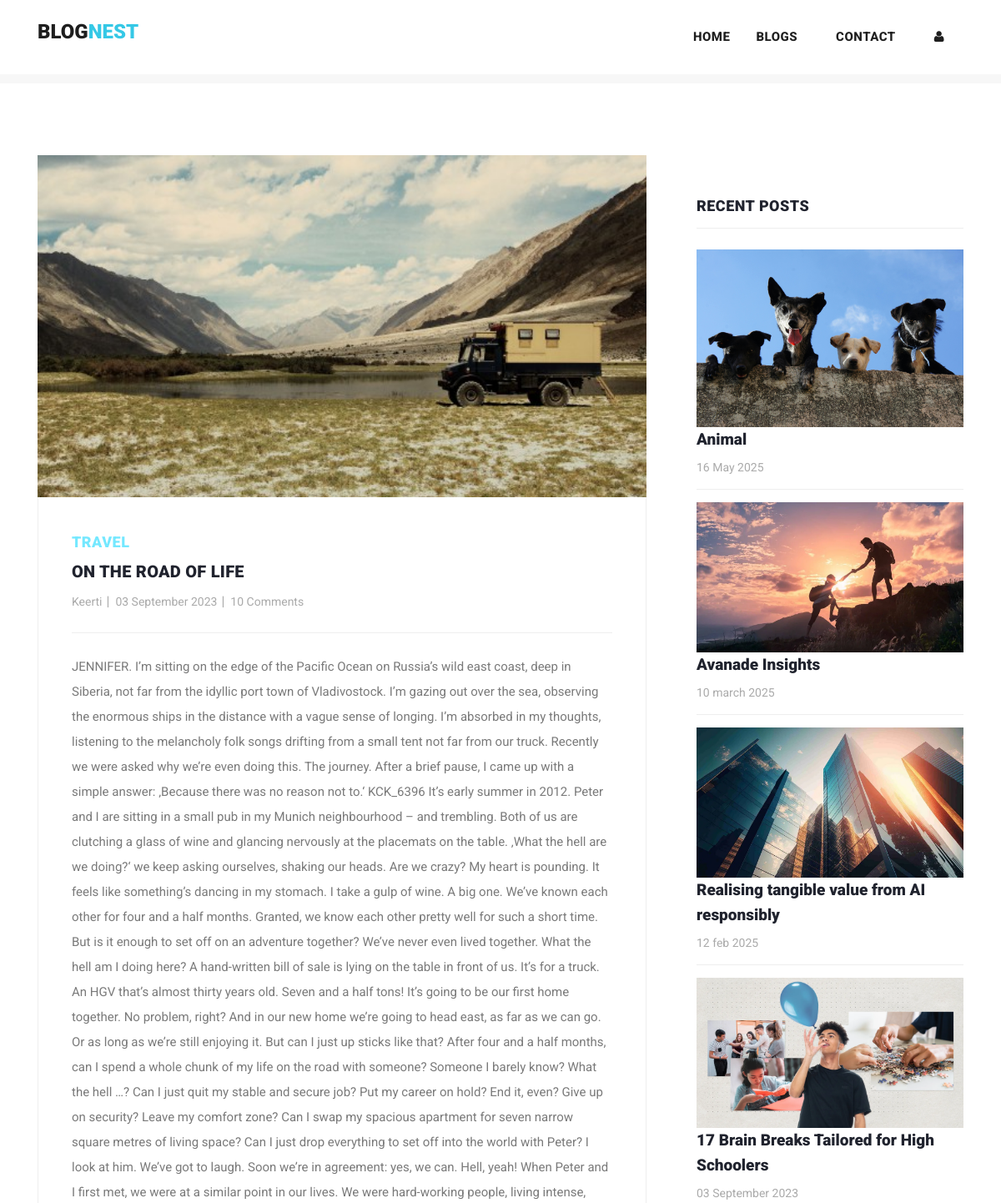
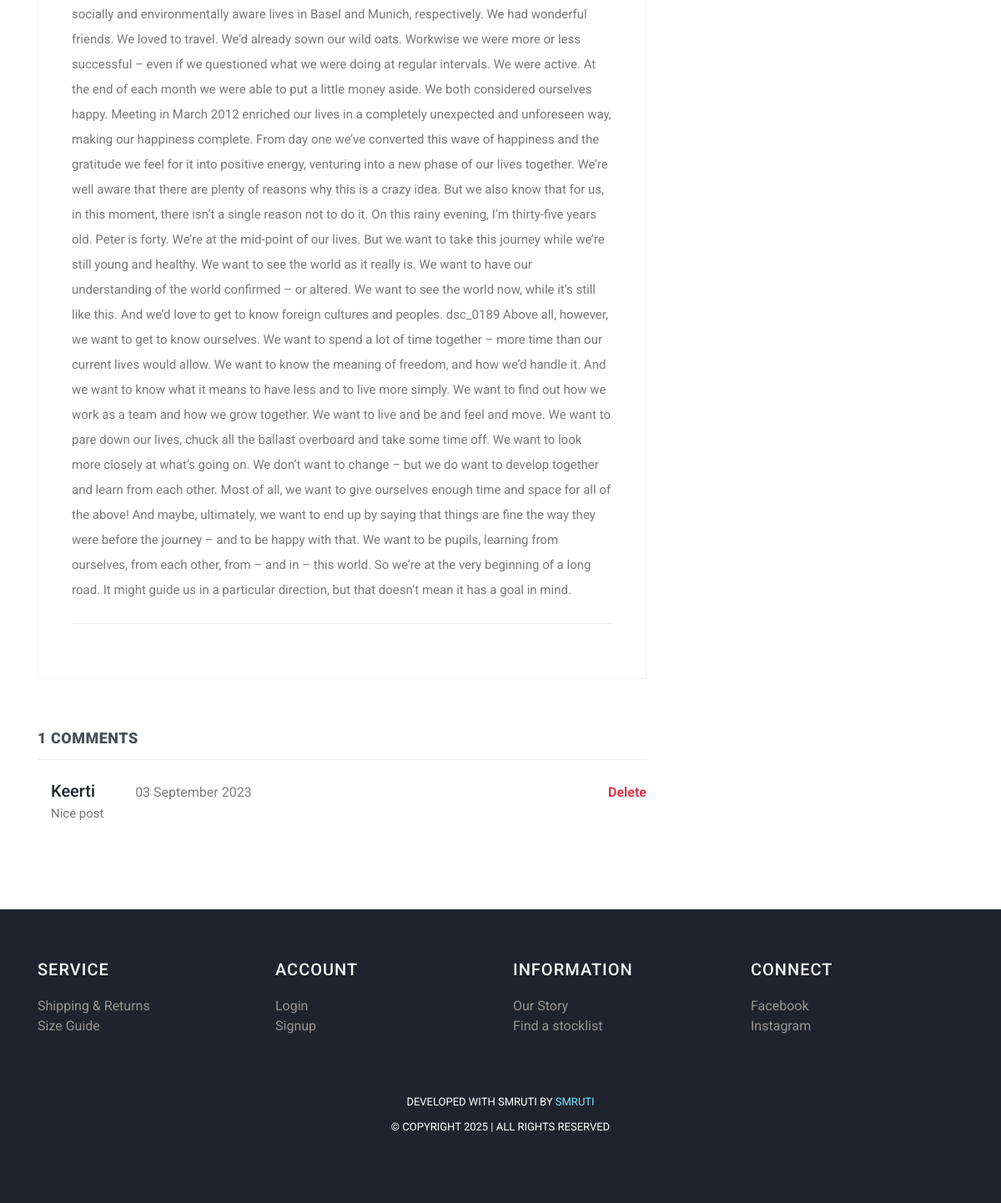
/post/18, run on an earlier commit of the app's database (2 pictures, top to bottom).
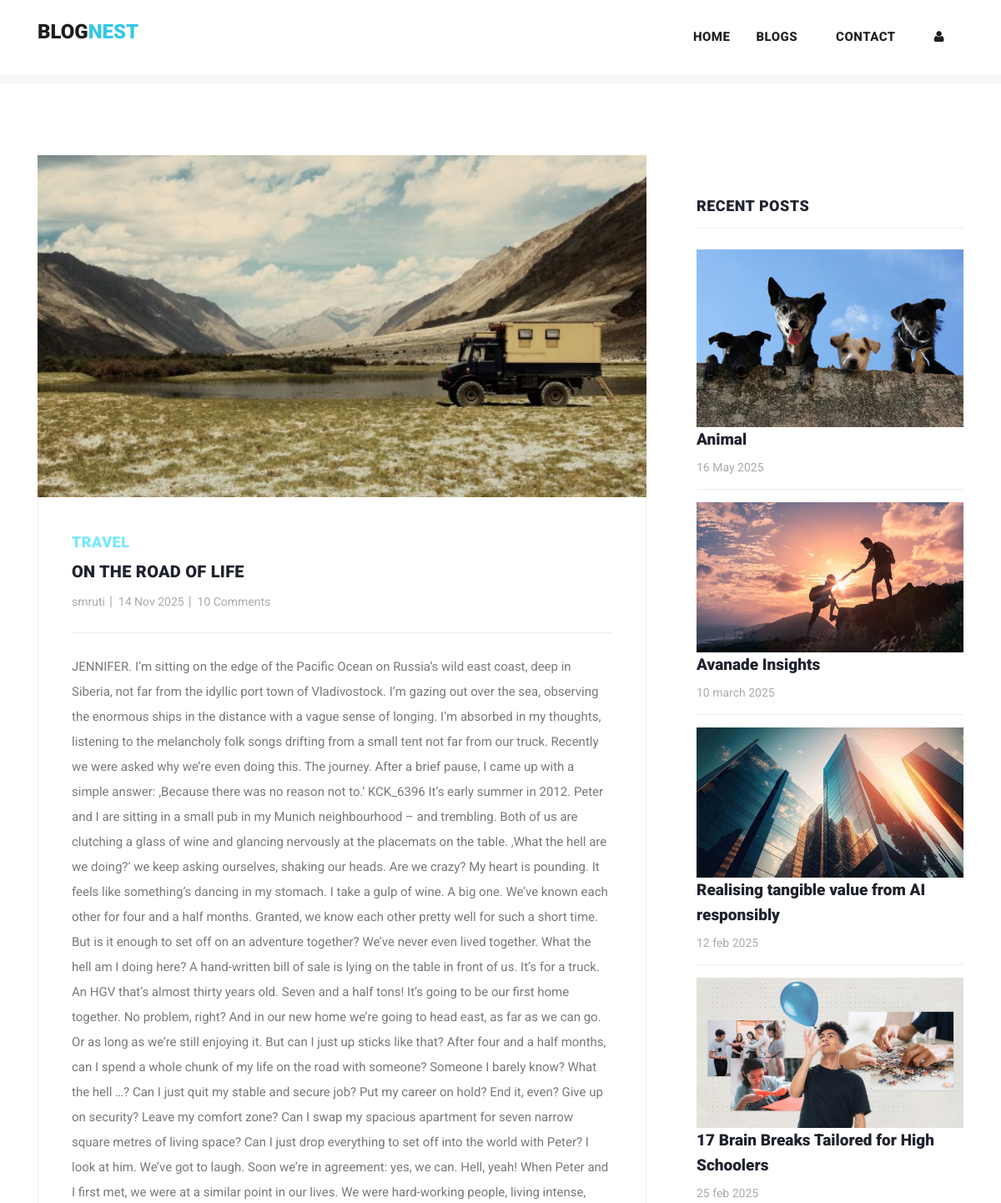
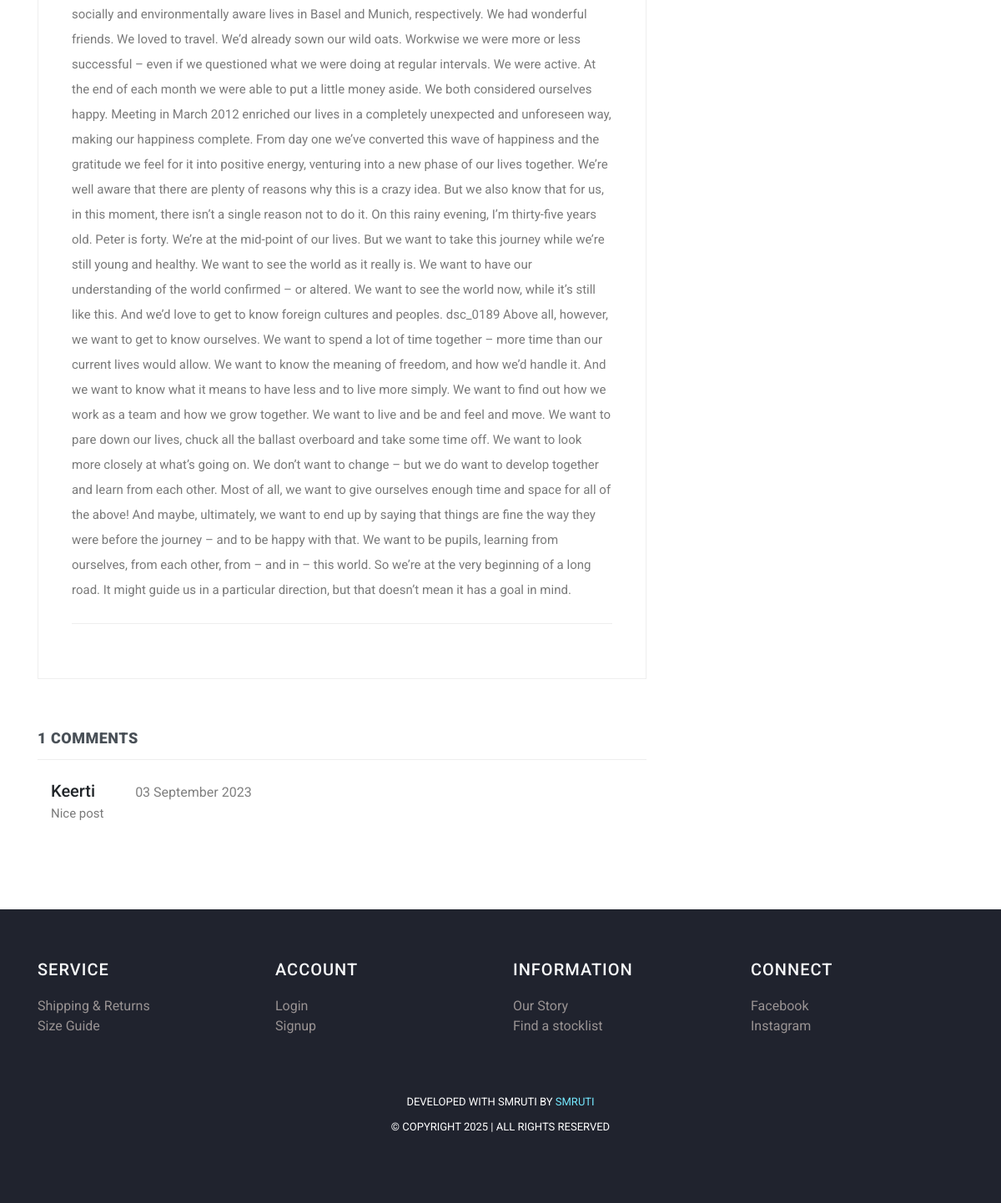
And on a later commit of the database (2 pictures, top to bottom).
### myapp/models.py (models this page shows, shortened)
class Post(models.Model):
    postname = models.CharField(max_length=600)
    category = models.CharField(max_length=600)
    image = models.ImageField(upload_to='images/posts',blank=True,null=True)
    content = models.CharField(max_length=100000)
    time = models.CharField(default=time,max_length=100, blank=True)
    likes = models.IntegerField(null=True,blank=True,default=0)
    user = models.ForeignKey(User,on_delete=models.CASCADE)

class Comment(models.Model):
    content = models.CharField(max_length=200)
    time = models.CharField(default=time,max_length=100, blank=True)
    post = models.ForeignKey(Post,on_delete=models.CASCADE)
    user = models.ForeignKey(User,on_delete=models.CASCADE)

### myapp/views.py (the view)
# urls.py: path("post/<int:id>",views.post,name="post"),
def post(request,id):
    post = Post.objects.get(id=id)
    return render(request,"post-details.html",{
        "user":request.user,
        'post':Post.objects.get(id=id),
        'recent_posts':Post.objects.all().order_by("-id"),
        'media_url':settings.MEDIA_URL,
        'comments':Comment.objects.filter(post_id = post.id),
        'total_comments': len(Comment.objects.filter(post_id = post.id))
    })

### templates/post-details.html (shortened to what this page needs)
{% load static %}
<!DOCTYPE html>
<html lang="en">
  <head>
    <link href="https://cdn.jsdelivr.net/npm/bootstrap@5.3.0-alpha3/dist/css/bootstrap.min.css" rel="stylesheet">
    <link href="{% static 'vendor/bootstrap/css/bootstrap.min.css' %}" rel="stylesheet">
    <link rel="stylesheet" href="{% static 'assets/css/fontawesome.css' %}">
    <link rel="stylesheet" href="{% static 'assets/css/templatemo-stand-blog.css' %}">
    <link rel="stylesheet" href="{% static 'assets/css/owl.css' %}">
  </head>
  <body>
    {%include 'header.html'%}
    <section class="blog-posts grid-system">
      <div class="container">
        <div class="row">
          <div class="col-lg-8">
            <div class="all-blog-posts">
              <div class="row">
                <div class="col-lg-12">
                  <div class="blog-post">
                    <div class="blog-thumb">
                      <img src="{{media_url}}{{post.image}}" alt="post_image">
                    </div>
                    <div class="down-content">
                      <span>{{post.category}}</span>
                      <a><h4>{{post.postname}}</h4></a>
                      <ul class="post-info">
                        <li><a href="#">{{post.user}}</a></li>
                        <li><a href="#">{{post.time}}</a></li>
                        <li><a href="#">10 Comments</a></li>
                      </ul>
                      <p>{{post.content}}</p>
                    </div>
                  </div>
                </div>
                <div class="col-lg-12">
                  <div class="sidebar-item comments">
                    <div class="sidebar-heading">
                      <h2 class="text-dark-emphasis">{{total_comments}} comments</h2>
                    </div>
                    <div class="content">
                      <ul>
                        {% for comment in comments %}
                        <li style="display: block;">
                          <div class="ps-3">
                            <h5>{{comment.user}}<span class="small text-black-50 px-5 text-danger">{{comment.time}}</span>
                              {% if post.user == user or comment.user == post.user%}
                              <a href="{% url 'deletecomment' comment.id %}" class="small text-danger float-right fw-bold pt-1">Delete</a>
                              {% endif %}
                            </h5>
                            <p>{{comment.content}}</p>
                          </div>
                        </li>
                        {% endfor %}
                      </ul>
                    </div>
                  </div>
                </div>
              </div>
            </div>
          </div>
          <div class="col-lg-4">
            <div class="sidebar">
              <div class="row">
                <div class="col-lg-12">
                  <div class="sidebar-item recent-posts">
                    <div class="sidebar-heading">
                      <h2>Recent Posts</h2>
                    </div>
                    <div class="content">
                      <ul>
                        {% for post in recent_posts|slice:"0:4" %}
                        <li>
                          <img src="{{media_url}}{{post.image}}" class="img-fluid" alt="">
                          <a href="post-details.html">
                            <a href="{% url 'post' post.id %}" class="text-decoration-none text-dark"><h5>{{post.postname}}</h5></a>
                          <span>{{post.time}}</span>
                        </a></li>
                        {% endfor %}
                      </ul>
                    </div>
                  </div>
                </div>
              </div>
            </div>
          </div>
        </div>
      </div>
    </section>
   {% include "footer.html" %}
  </body>
</html>

### templates/header.html (shortened to what this page needs)
<header class=""  data-bs-theme="dark">
  <nav class="navbar navbar-expand-lg bg-white">
    <div class="container">
      <a class="navbar-brand" href="{% url 'index' %}">
        <h2>Blog<span style="color: rgb(53, 200, 230);">Nest</span></h2>
      </a>
      <div class="collapse navbar-collapse" id="navbarResponsive">
        <ul class="navbar-nav ml-auto">
          <li>
            <a class="nav-link" href="{% url 'index' %}">Home
            </a>
          </li>
          <li class="nav-item">
            <a class="nav-link" href="{% url 'blog' %}">Blogs</a>
          </li>
          <li class="nav-item">
            <a class="nav-link" href="{% url 'contact' %}">Contact</a>
          </li>
          {% if user.is_authenticated %}
          <li class="nav-item">
            <a class="nav-link" href="{% url 'create' %}">Create</a>
          </li>
          <li class="nav-item">
            <a class="nav-link" href="{% url 'profile' user.id %}">Profile</a>
          </li>
          <li class="nav-item">
            <a class="nav-link text-danger" href="{% url 'logout' %}">Logout</a>
          </li>
          {% else %}
          <li class="nav-item">
            <a class="nav-link" href="{% url 'signin' %}"><i class="fa fa-user"></i></a>
          </li>
          {% endif %}
        </ul>
      </div>
    </div>
  </nav>
</header>
<div class="main-banner header-text">
  <div class="container-fluid">
    <div class="owl-banner owl-carousel">
    </div>
  </div>
</div>

### templates/footer.html (shortened to what this page needs)
<footer>
  <div class="container">
    <div class="row">
      <div class="col-lg-3 col-md-6 col-sm-12">
        <h4 class="text-light">SERVICE</h4>
        <ul>
          <li><a href="#">Shipping & Returns</a></li>
          <li><a href="#">Size Guide</a></li>
        </ul>
      </div>
      <div class="col-lg-3 col-md-6 col-sm-12">
        <h4 class="text-light">ACCOUNT</h4>
        <ul>
          <li><a href="{% url 'signin' %}">Login</a></li>
          <li><a href="{% url 'signup' %}">Signup</a></li>
        </ul>
      </div>
      <div class="col-lg-3 col-md-6 col-sm-12">
        <h4 class="text-light">INFORMATION</h4>
        <ul>
          <li><a href="{% url 'blog' %}">Our Story</a></li>
          <li><a href="#">Find a stocklist</a></li>
        </ul>
      </div>
      <div class="col-lg-3 col-md-6 col-sm-12">
        <h4 class="text-light">CONNECT</h4>
        <ul>
          <li><a href="https://www.linkedin.com/in/keerti-vishwkarma-8ba754243/">Facebook</a></li>
          <li><a href="https://www.linkedin.com/in/keerti-vishwkarma-8ba754243/">Instagram</a></li>
        </ul>
      </div>
    </div>
  </div>
  <div class="container mt-5">
    <div class="row">
      <div class="col-lg-12">
        <div class="p-3">
          <p>Developed with Smruti by <a href="https://www.linkedin.com/in/keerti-vishwkarma-8ba754243/">Smruti</a> <br>
            &copy; Copyright 2025 | All Rights Reserved
        </div>
      </div>
    </div>
  </div>
</footer>

### static/assets/css/templatemo-stand-blog.css (style rules this page uses)
body { font-family: 'Roboto', sans-serif; overflow-x: hidden; text-rendering: optimizeLegibility; -webkit-font-smoothing: antialiased; -moz-osx-font-smoothing: grayscale; }
p { margin-bottom: 0px; font-size: 15px; font-weight: 400; color: #7a7a7a; line-height: 30px; }
a { text-decoration: none!important; }
ul { padding: 0; margin: 0; list-style: none; }
h1,h2,h3,h4,h5,h6 { margin: 0px; }
header { position: absolute; z-index: 99999; width: 100%; height: 100px; background-color: #f7f7f7; -webkit-transition: all 0.3s ease-in-out 0s; -moz-transition: all 0.3s ease-in-out 0s; -o-transition: all 0.3s ease-in-out 0s; transition: all 0.3s ease-in-out 0s; }
header .navbar { padding: 25px 0px; }
.navbar .navbar-brand { float: left; margin-top: -12px; outline: none; }
.navbar .navbar-brand h2 { color: #1e1e1e; text-transform: uppercase; font-size: 24px; font-weight: 900; -webkit-transition: all .3s ease 0s; -moz-transition: all .3s ease 0s; -o-transition: all .3s ease 0s; transition: all .3s ease 0s; }
#navbarResponsive { z-index: 999; }
.navbar-collapse { text-align: center; }
.navbar .navbar-nav .nav-item { margin: 0px 15px; }
.navbar .navbar-nav a.nav-link { text-transform: capitalize; font-size: 15px; font-weight: 800; text-transform: uppercase; letter-spacing: 0.5px; color: #1e1e1e; transition: all 0.3s; }
.main-banner .container-fluid { padding: 0px 10px; margin-bottom: -24px; }
.owl-banner { padding-top: 110px; }
.blog-posts { margin-top: 100px; }
.blog-posts .blog-post { margin-bottom: 30px; }
.blog-posts .blog-thumb img { width: 100%; overflow: hidden; }
.blog-posts .down-content { padding: 40px; border-right: 1px solid #eee; border-left: 1px solid #eee; border-bottom: 1px solid #eee; }
.blog-posts .down-content span { font-size: 18px; text-transform: uppercase; letter-spacing: 0.5px; font-weight: 900; color: #74e8ff; }
.blog-posts .down-content h4 { font-size: 24px; text-transform: capitalize; letter-spacing: 0.5px; font-weight: 900; color: #20232e; margin: 10px 0px 12px 0px; }
.blog-posts .down-content ul.post-info li { display: inline-block; margin-right: 8px; }
.blog-posts .down-content ul.post-info li:after { content: '|'; color: #aaa; margin-left: 8px; }
.blog-posts .down-content h4 { font-size: 20px; letter-spacing: 0.25px; }
.grid-system .down-content ul.post-info li { margin-right: 3px; }
.grid-system .down-content ul.post-info li:after { margin-left: 5px; }
.blog-posts .down-content ul.post-info li:last-child::after { display: none; }
.blog-posts .down-content ul.post-info li a { font-size: 14px; color: #aaa; font-weight: 400; transition: all .3s; }
.blog-posts .down-content p { padding: 25px 0px; margin: 25px 0px; border-top: 1px solid #eee; border-bottom: 1px solid #eee; }
.blog-posts .sidebar-heading h2 { font-size: 18px; text-transform: uppercase; font-weight: 900; letter-spacing: 0.5px; color: #20232e; border-bottom: 1px solid #eee; padding-bottom: 15px; margin-bottom: 25px; }
.blog-posts .comments { margin-top: 30px; }
.blog-posts .comments ul li { display: inline-block; margin-bottom: 20px; padding-bottom: 20px; border-bottom: 1px solid #eee; }
.blog-posts .comments ul li:last-child { margin-bottom: 0px; padding-bottom: 0px; border-bottom: none; }
.sidebar { margin-left: 30px; }
.sidebar .sidebar-item { margin-top: 50px; }
.sidebar .sidebar-heading h2 { font-size: 18px; text-transform: uppercase; font-weight: 900; letter-spacing: 0.5px; color: #20232e; border-bottom: 1px solid #eee; padding-bottom: 15px; margin-bottom: 25px; }
.sidebar .recent-posts ul li { margin-bottom: 15px; padding-bottom: 15px; border-bottom: 1px solid #eee; }
.sidebar .recent-posts ul li:last-child { margin-bottom: 0px; padding-bottom: 0px; border-bottom: none; }
.sidebar .recent-posts ul li h5 { font-size: 19px; font-weight: 900; color: #20232e; line-height: 30px; transition: all 0.3s; }
.sidebar .recent-posts ul li span { display: block; font-size: 14px; color: #aaa; margin-top: 8px; }
footer { margin-top: 100px; text-align: center; background-color: #20232e; padding: 60px 0px; }
footer p { font-size: 13px; text-transform: uppercase; color: #fff; }
footer p a { color: #74e8ff; }

### templates/footer.html (style rules this page uses)
h4 { text-align: left; color: #dfdada; letter-spacing: 1px; margin-bottom: 20px; font-size: 20px; }
li { text-decoration: none; text-align: left; }
li a { color: rgb(153, 147, 147); }

What changed in the data, as far as the page shows it:
changed Post "ON THE ROAD OF LIFE": user "Keerti" → "smruti"; time "03 September 2023" → "14 Nov 2025"; user_id 9 → 14 (drawn)
shown differently, row unchanged: Comment "Nice post": no longer shows "Delete"
changed Post "17 Brain Breaks Tailored for High Schoolers": time "03 September 2023" → "25 feb 2025"
